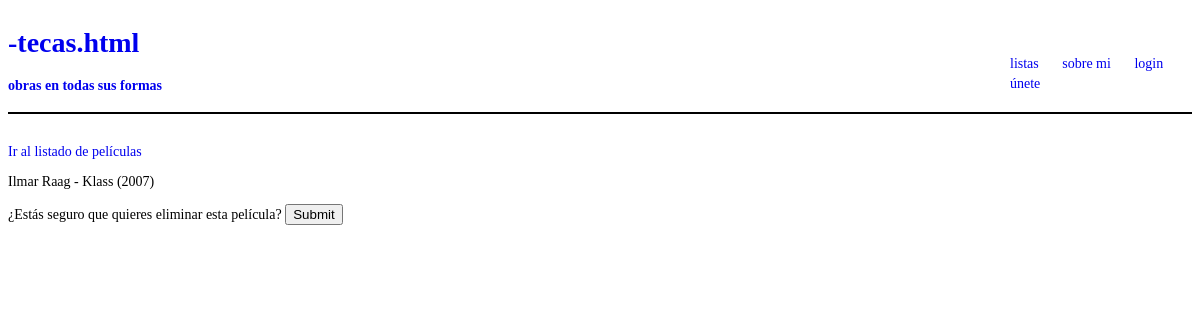
Before: /eliminar_pelicula/2 with the older database file.
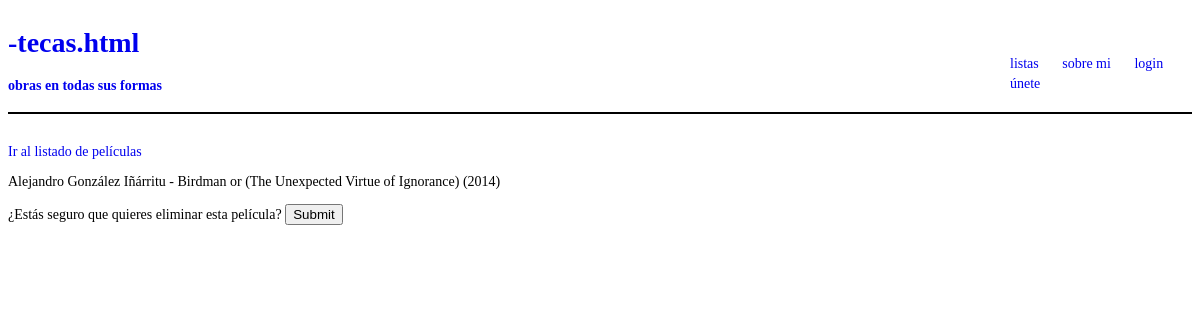
After: the same page with the newer database file.
### app_a/models.py (models this page shows, shortened)
class Pelicula(models.Model):
    titulo = models.CharField(max_length=100)
    anio = models.IntegerField()
    dir = models.CharField(max_length=100)
    dur = models.IntegerField()
    portada = models.ImageField(upload_to='media/', null=True, blank=True)
    review = RichTextField(blank=True, null=True)
    ost = models.ForeignKey(Album, blank=True, null=True, on_delete=models.SET_NULL)

### app_a/views.py (the view)
# urls.py: path('eliminar_pelicula/<int:pk>', views.PeliculaDeleteView.as_view(), name='eliminar_pelicula'),
class PeliculaDeleteView(SuccessMessageMixin, DeleteView):
    model = Pelicula
    success_url = '/lista_pelicula'
    template_name = 'pelicula/borrar_pelicula.html'
    success_message = 'Película borrada!'

### app_a/templates/pelicula/borrar_pelicula.html (shortened to what this page needs)
{% extends 'tem/base.html' %}
{% block body %}
    <a href={% url 'lista_pelicula' %}>Ir al listado de películas</a>
    {% if pelicula %}
        <p>
            {{pelicula.dir}} - {{pelicula.titulo}} ({{pelicula.anio}})
        </p>
    {% endif %}
    <form method='POST'> {% csrf_token %}
        ¿Estás seguro que quieres eliminar esta película?
        <input type='submit' placeholder='Eliminar pelicula'>
    </form>
{% endblock %}

Changed rows visible on the page:
changed Pelicula: dir "Ilmar Raag" → "Alejandro González Iñárritu"; titulo "Klass" → "Birdman or (The Unexpected Virtue of Ignorance)"; anio "2007" → "2014"
